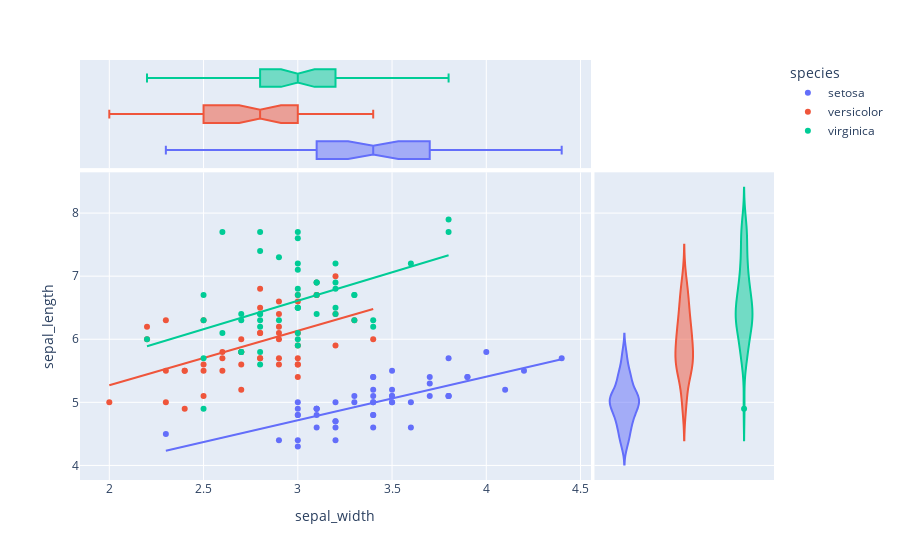

Here is the notebook cell this chart was saved with:
### Code cell
fig = px.scatter(df,
                x='sepal_width',
               y='sepal_length',
                color='species',
                marginal_x='box',
                marginal_y='violin',
                trendline='ols')
fig.show()

### Figure 1 — Plotly figure (JSON) as saved in the notebook; plotly's stock layout.template omitted (floating-point values rounded to 4 significant figures)
{"data": [{"hovertemplate": "species=setosa<br>sepal_width=%{x}<br>sepal_length=%{y}<extra></extra>", "legendgroup": "setosa", "marker": {"color": "#636efa", "symbol": "circle"}, "mode": "markers", "name": "setosa", "orientation": "v", "showlegend": true, "type": "scatter", "x": [3.5, 3, 3.2, 3.1, 3.6, 3.9, 3.4, 3.4, 2.9, 3.1, 3.7, 3.4, 3, 3, 4, 4.4, 3.9, 3.5, 3.8, 3.8, 3.4, 3.7, 3.6, 3.3, 3.4, 3, 3.4, 3.5, 3.4, 3.2, 3.1, 3.4, 4.1, 4.2, 3.1, 3.2, 3.5, 3.1, 3, 3.4, 3.5, 2.3, 3.2, 3.5, 3.8, 3, 3.8, 3.2, 3.7, 3.3], "xaxis": "x", "y": [5.1, 4.9, 4.7, 4.6, 5, 5.4, 4.6, 5, 4.4, 4.9, 5.4, 4.8, 4.8, 4.3, 5.8, 5.7, 5.4, 5.1, 5.7, 5.1, 5.4, 5.1, 4.6, 5.1, 4.8, 5, 5, 5.2, 5.2, 4.7, 4.8, 5.4, 5.2, 5.5, 4.9, 5, 5.5, 4.9, 4.4, 5.1, 5, 4.5, 4.4, 5, 5.1, 4.8, 5.1, 4.6, 5.3, 5], "yaxis": "y"}, {"alignmentgroup": "True", "hovertemplate": "species=setosa<br>sepal_width=%{x}<extra></extra>", "legendgroup": "setosa", "marker": {"color": "#636efa", "symbol": "circle"}, "name": "setosa", "notched": true, "offsetgroup": "setosa", "showlegend": false, "type": "box", "x": [3.5, 3, 3.2, 3.1, 3.6, 3.9, 3.4, 3.4, 2.9, 3.1, 3.7, 3.4, 3, 3, 4, 4.4, 3.9, 3.5, 3.8, 3.8, 3.4, 3.7, 3.6, 3.3, 3.4, 3, 3.4, 3.5, 3.4, 3.2, 3.1, 3.4, 4.1, 4.2, 3.1, 3.2, 3.5, 3.1, 3, 3.4, 3.5, 2.3, 3.2, 3.5, 3.8, 3, 3.8, 3.2, 3.7, 3.3], "xaxis": "x3", "yaxis": "y3"}, {"alignmentgroup": "True", "hovertemplate": "species=setosa<br>sepal_length=%{y}<extra></extra>", "legendgroup": "setosa", "marker": {"color": "#636efa", "symbol": "circle"}, "name": "setosa", "offsetgroup": "setosa", "scalegroup": "y", "showlegend": false, "type": "violin", "xaxis": "x2", "y": [5.1, 4.9, 4.7, 4.6, 5, 5.4, 4.6, 5, 4.4, 4.9, 5.4, 4.8, 4.8, 4.3, 5.8, 5.7, 5.4, 5.1, 5.7, 5.1, 5.4, 5.1, 4.6, 5.1, 4.8, 5, 5, 5.2, 5.2, 4.7, 4.8, 5.4, 5.2, 5.5, 4.9, 5, 5.5, 4.9, 4.4, 5.1, 5, 4.5, 4.4, 5, 5.1, 4.8, 5.1, 4.6, 5.3, 5], "yaxis": "y2"}, {"hovertemplate": "<b>OLS trendline</b><br>sepal_length = 0.690854 * sepal_width + 2.64466<br>R<sup>2</sup>=0.557681<br><br>species=setosa<br>sepal_width=%{x}<br>sepal_length=%{y} <b>(trend)</b><extra></extra>", "legendgroup": "setosa", "marker": {"color": "#636efa", "symbol": "circle"}, "mode": "lines", "name": "setosa", "showlegend": false, "type": "scatter", "x": [2.3, 2.9, 3, 3, 3, 3, 3, 3, 3.1, 3.1, 3.1, 3.1, 3.1, 3.2, 3.2, 3.2, 3.2, 3.2, 3.3, 3.3, 3.4, 3.4, 3.4, 3.4, 3.4, 3.4, 3.4, 3.4, 3.4, 3.5, 3.5, 3.5, 3.5, 3.5, 3.5, 3.6, 3.6, 3.7, 3.7, 3.7, 3.8, 3.8, 3.8, 3.8, 3.9, 3.9, 4, 4.1, 4.2, 4.4], "xaxis": "x", "y": [4.234, 4.648, 4.717, 4.717, 4.717, 4.717, 4.717, 4.717, 4.786, 4.786, 4.786, 4.786, 4.786, 4.855, 4.855, 4.855, 4.855, 4.855, 4.924, 4.924, 4.994, 4.994, 4.994, 4.994, 4.994, 4.994, 4.994, 4.994, 4.994, 5.063, 5.063, 5.063, 5.063, 5.063, 5.063, 5.132, 5.132, 5.201, 5.201, 5.201, 5.27, 5.27, 5.27, 5.27, 5.339, 5.339, 5.408, 5.477, 5.546, 5.684], "yaxis": "y"}, {"hovertemplate": "species=versicolor<br>sepal_width=%{x}<br>sepal_length=%{y}<extra></extra>", "legendgroup": "versicolor", "marker": {"color": "#EF553B", "symbol": "circle"}, "mode": "markers", "name": "versicolor", "orientation": "v", "showlegend": true, "type": "scatter", "x": [3.2, 3.2, 3.1, 2.3, 2.8, 2.8, 3.3, 2.4, 2.9, 2.7, 2, 3, 2.2, 2.9, 2.9, 3.1, 3, 2.7, 2.2, 2.5, 3.2, 2.8, 2.5, 2.8, 2.9, 3, 2.8, 3, 2.9, 2.6, 2.4, 2.4, 2.7, 2.7, 3, 3.4, 3.1, 2.3, 3, 2.5, 2.6, 3, 2.6, 2.3, 2.7, 3, 2.9, 2.9, 2.5, 2.8], "xaxis": "x", "y": [7, 6.4, 6.9, 5.5, 6.5, 5.7, 6.3, 4.9, 6.6, 5.2, 5, 5.9, 6, 6.1, 5.6, 6.7, 5.6, 5.8, 6.2, 5.6, 5.9, 6.1, 6.3, 6.1, 6.4, 6.6, 6.8, 6.7, 6, 5.7, 5.5, 5.5, 5.8, 6, 5.4, 6, 6.7, 6.3, 5.6, 5.5, 5.5, 6.1, 5.8, 5, 5.6, 5.7, 5.7, 6.2, 5.1, 5.7], "yaxis": "y"}, {"alignmentgroup": "True", "hovertemplate": "species=versicolor<br>sepal_width=%{x}<extra></extra>", "legendgroup": "versicolor", "marker": {"color": "#EF553B", "symbol": "circle"}, "name": "versicolor", "notched": true, "offsetgroup": "versicolor", "showlegend": false, "type": "box", "x": [3.2, 3.2, 3.1, 2.3, 2.8, 2.8, 3.3, 2.4, 2.9, 2.7, 2, 3, 2.2, 2.9, 2.9, 3.1, 3, 2.7, 2.2, 2.5, 3.2, 2.8, 2.5, 2.8, 2.9, 3, 2.8, 3, 2.9, 2.6, 2.4, 2.4, 2.7, 2.7, 3, 3.4, 3.1, 2.3, 3, 2.5, 2.6, 3, 2.6, 2.3, 2.7, 3, 2.9, 2.9, 2.5, 2.8], "xaxis": "x3", "yaxis": "y3"}, {"alignmentgroup": "True", "hovertemplate": "species=versicolor<br>sepal_length=%{y}<extra></extra>", "legendgroup": "versicolor", "marker": {"color": "#EF553B", "symbol": "circle"}, "name": "versicolor", "offsetgroup": "versicolor", "scalegroup": "y", "showlegend": false, "type": "violin", "xaxis": "x2", "y": [7, 6.4, 6.9, 5.5, 6.5, 5.7, 6.3, 4.9, 6.6, 5.2, 5, 5.9, 6, 6.1, 5.6, 6.7, 5.6, 5.8, 6.2, 5.6, 5.9, 6.1, 6.3, 6.1, 6.4, 6.6, 6.8, 6.7, 6, 5.7, 5.5, 5.5, 5.8, 6, 5.4, 6, 6.7, 6.3, 5.6, 5.5, 5.5, 6.1, 5.8, 5, 5.6, 5.7, 5.7, 6.2, 5.1, 5.7], "yaxis": "y2"}, {"hovertemplate": "<b>OLS trendline</b><br>sepal_length = 0.865078 * sepal_width + 3.53973<br>R<sup>2</sup>=0.276582<br><br>species=versicolor<br>sepal_width=%{x}<br>sepal_length=%{y} <b>(trend)</b><extra></extra>", "legendgroup": "versicolor", "marker": {"color": "#EF553B", "symbol": "circle"}, "mode": "lines", "name": "versicolor", "showlegend": false, "type": "scatter", "x": [2, 2.2, 2.2, 2.3, 2.3, 2.3, 2.4, 2.4, 2.4, 2.5, 2.5, 2.5, 2.5, 2.6, 2.6, 2.6, 2.7, 2.7, 2.7, 2.7, 2.7, 2.8, 2.8, 2.8, 2.8, 2.8, 2.8, 2.9, 2.9, 2.9, 2.9, 2.9, 2.9, 2.9, 3, 3, 3, 3, 3, 3, 3, 3, 3.1, 3.1, 3.1, 3.2, 3.2, 3.2, 3.3, 3.4], "xaxis": "x", "y": [5.27, 5.443, 5.443, 5.529, 5.529, 5.529, 5.616, 5.616, 5.616, 5.702, 5.702, 5.702, 5.702, 5.789, 5.789, 5.789, 5.875, 5.875, 5.875, 5.875, 5.875, 5.962, 5.962, 5.962, 5.962, 5.962, 5.962, 6.048, 6.048, 6.048, 6.048, 6.048, 6.048, 6.048, 6.135, 6.135, 6.135, 6.135, 6.135, 6.135, 6.135, 6.135, 6.221, 6.221, 6.221, 6.308, 6.308, 6.308, 6.394, 6.481], "yaxis": "y"}, {"hovertemplate": "species=virginica<br>sepal_width=%{x}<br>sepal_length=%{y}<extra></extra>", "legendgroup": "virginica", "marker": {"color": "#00cc96", "symbol": "circle"}, "mode": "markers", "name": "virginica", "orientation": "v", "showlegend": true, "type": "scatter", "x": [3.3, 2.7, 3, 2.9, 3, 3, 2.5, 2.9, 2.5, 3.6, 3.2, 2.7, 3, 2.5, 2.8, 3.2, 3, 3.8, 2.6, 2.2, 3.2, 2.8, 2.8, 2.7, 3.3, 3.2, 2.8, 3, 2.8, 3, 2.8, 3.8, 2.8, 2.8, 2.6, 3, 3.4, 3.1, 3, 3.1, 3.1, 3.1, 2.7, 3.2, 3.3, 3, 2.5, 3, 3.4, 3], "xaxis": "x", "y": [6.3, 5.8, 7.1, 6.3, 6.5, 7.6, 4.9, 7.3, 6.7, 7.2, 6.5, 6.4, 6.8, 5.7, 5.8, 6.4, 6.5, 7.7, 7.7, 6, 6.9, 5.6, 7.7, 6.3, 6.7, 7.2, 6.2, 6.1, 6.4, 7.2, 7.4, 7.9, 6.4, 6.3, 6.1, 7.7, 6.3, 6.4, 6, 6.9, 6.7, 6.9, 5.8, 6.8, 6.7, 6.7, 6.3, 6.5, 6.2, 5.9], "yaxis": "y"}, {"alignmentgroup": "True", "hovertemplate": "species=virginica<br>sepal_width=%{x}<extra></extra>", "legendgroup": "virginica", "marker": {"color": "#00cc96", "symbol": "circle"}, "name": "virginica", "notched": true, "offsetgroup": "virginica", "showlegend": false, "type": "box", "x": [3.3, 2.7, 3, 2.9, 3, 3, 2.5, 2.9, 2.5, 3.6, 3.2, 2.7, 3, 2.5, 2.8, 3.2, 3, 3.8, 2.6, 2.2, 3.2, 2.8, 2.8, 2.7, 3.3, 3.2, 2.8, 3, 2.8, 3, 2.8, 3.8, 2.8, 2.8, 2.6, 3, 3.4, 3.1, 3, 3.1, 3.1, 3.1, 2.7, 3.2, 3.3, 3, 2.5, 3, 3.4, 3], "xaxis": "x3", "yaxis": "y3"}, {"alignmentgroup": "True", "hovertemplate": "species=virginica<br>sepal_length=%{y}<extra></extra>", "legendgroup": "virginica", "marker": {"color": "#00cc96", "symbol": "circle"}, "name": "virginica", "offsetgroup": "virginica", "scalegroup": "y", "showlegend": false, "type": "violin", "xaxis": "x2", "y": [6.3, 5.8, 7.1, 6.3, 6.5, 7.6, 4.9, 7.3, 6.7, 7.2, 6.5, 6.4, 6.8, 5.7, 5.8, 6.4, 6.5, 7.7, 7.7, 6, 6.9, 5.6, 7.7, 6.3, 6.7, 7.2, 6.2, 6.1, 6.4, 7.2, 7.4, 7.9, 6.4, 6.3, 6.1, 7.7, 6.3, 6.4, 6, 6.9, 6.7, 6.9, 5.8, 6.8, 6.7, 6.7, 6.3, 6.5, 6.2, 5.9], "yaxis": "y2"}, {"hovertemplate": "<b>OLS trendline</b><br>sepal_length = 0.901534 * sepal_width + 3.90684<br>R<sup>2</sup>=0.209057<br><br>species=virginica<br>sepal_width=%{x}<br>sepal_length=%{y} <b>(trend)</b><extra></extra>", "legendgroup": "virginica", "marker": {"color": "#00cc96", "symbol": "circle"}, "mode": "lines", "name": "virginica", "showlegend": false, "type": "scatter", "x": [2.2, 2.5, 2.5, 2.5, 2.5, 2.6, 2.6, 2.7, 2.7, 2.7, 2.7, 2.8, 2.8, 2.8, 2.8, 2.8, 2.8, 2.8, 2.8, 2.9, 2.9, 3, 3, 3, 3, 3, 3, 3, 3, 3, 3, 3, 3, 3.1, 3.1, 3.1, 3.1, 3.2, 3.2, 3.2, 3.2, 3.2, 3.3, 3.3, 3.3, 3.4, 3.4, 3.6, 3.8, 3.8], "xaxis": "x", "y": [5.89, 6.161, 6.161, 6.161, 6.161, 6.251, 6.251, 6.341, 6.341, 6.341, 6.341, 6.431, 6.431, 6.431, 6.431, 6.431, 6.431, 6.431, 6.431, 6.521, 6.521, 6.611, 6.611, 6.611, 6.611, 6.611, 6.611, 6.611, 6.611, 6.611, 6.611, 6.611, 6.611, 6.702, 6.702, 6.702, 6.702, 6.792, 6.792, 6.792, 6.792, 6.792, 6.882, 6.882, 6.882, 6.972, 6.972, 7.152, 7.333, 7.333], "yaxis": "y"}], "layout": {"legend": {"title": {"text": "species"}, "tracegroupgap": 0}, "margin": {"t": 60}, "xaxis": {"anchor": "y", "domain": [0, 0.7363], "title": {"text": "sepal_width"}}, "xaxis2": {"anchor": "y2", "domain": [0.7413, 1], "matches": "x2", "showgrid": false, "showline": false, "showticklabels": false, "ticks": ""}, "xaxis3": {"anchor": "y3", "domain": [0, 0.7363], "matches": "x", "showgrid": true, "showticklabels": false}, "xaxis4": {"anchor": "y4", "domain": [0.7413, 1], "matches": "x2", "showgrid": false, "showline": false, "showticklabels": false, "ticks": ""}, "yaxis": {"anchor": "x", "domain": [0, 0.7326], "title": {"text": "sepal_length"}}, "yaxis2": {"anchor": "x2", "domain": [0, 0.7326], "matches": "y", "showgrid": true, "showticklabels": false}, "yaxis3": {"anchor": "x3", "domain": [0.7426, 1], "matches": "y3", "showgrid": false, "showline": false, "showticklabels": false, "ticks": ""}, "yaxis4": {"anchor": "x4", "domain": [0.7426, 1], "matches": "y3", "showgrid": true, "showline": false, "showticklabels": false, "ticks": ""}}}
